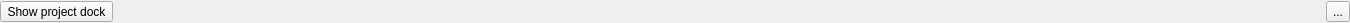
<?xml version="1.0" encoding="UTF-8"?>
<ui version="4.0">
 <class>StatusBar</class>
 <widget class="QWidget" name="StatusBar">
  <property name="geometry">
   <rect>
    <x>0</x>
    <y>0</y>
    <width>1350</width>
    <height>23</height>
   </rect>
  </property>
  <property name="windowTitle">
   <string>Form</string>
  </property>
  <layout class="QHBoxLayout" name="horizontalLayout">
   <property name="spacing">
    <number>0</number>
   </property>
   <property name="leftMargin">
    <number>0</number>
   </property>
   <property name="topMargin">
    <number>0</number>
   </property>
   <property name="rightMargin">
    <number>0</number>
   </property>
   <property name="bottomMargin">
    <number>0</number>
   </property>
   <item>
    <widget class="QToolButton" name="showProjectDockButton">
     <property name="text">
      <string>Show project dock</string>
     </property>
    </widget>
   </item>
   <item>
    <spacer name="horizontalSpacer">
     <property name="orientation">
      <enum>Qt::Horizontal</enum>
     </property>
     <property name="sizeHint" stdset="0">
      <size>
       <width>1295</width>
       <height>20</height>
      </size>
     </property>
    </spacer>
   </item>
   <item>
    <widget class="QToolButton" name="showViewDockButton">
     <property name="text">
      <string>...</string>
     </property>
    </widget>
   </item>
  </layout>
 </widget>
 <resources/>
 <connections/>
</ui>
